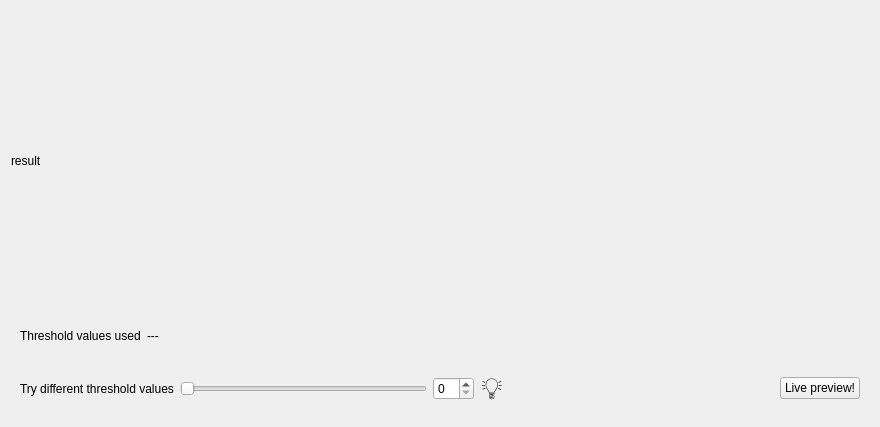
             <widget class="QWidget" name="canny_tab">
              <attribute name="title">
               <string>Canny Edge Detection</string>
              </attribute>
              <layout class="QVBoxLayout" name="verticalLayout_8">
               <item>
                <widget class="QLabel" name="canny_result">
                 <property name="minimumSize">
                  <size>
                   <width>0</width>
                   <height>300</height>
                  </size>
                 </property>
                 <property name="maximumSize">
                  <size>
                   <width>16777215</width>
                   <height>16777215</height>
                  </size>
                 </property>
                 <property name="text">
                  <string>result</string>
                 </property>
                </widget>
               </item>
               <item>
                <widget class="QWidget" name="canny_sec2" native="true">
                 <property name="maximumSize">
                  <size>
                   <width>16777215</width>
                   <height>70</height>
                  </size>
                 </property>
                 <layout class="QHBoxLayout" name="horizontalLayout_5">
                  <item>
                   <widget class="QLabel" name="label_12">
                    <property name="text">
                     <string>Threshold values used</string>
                    </property>
                   </widget>
                  </item>
                  <item>
                   <widget class="QLabel" name="canny_threshould">
                    <property name="text">
                     <string>---</string>
                    </property>
                   </widget>
                  </item>
                  <item>
                   <spacer name="horizontalSpacer_6">
                    <property name="orientation">
                     <enum>Qt::Horizontal</enum>
                    </property>
                    <property name="sizeHint" stdset="0">
                     <size>
                      <width>701</width>
                      <height>20</height>
                     </size>
                    </property>
                   </spacer>
                  </item>
                 </layout>
                </widget>
               </item>
               <item>
                <widget class="QWidget" name="canny_sec3" native="true">
                 <property name="maximumSize">
                  <size>
                   <width>16777215</width>
                   <height>90</height>
                  </size>
                 </property>
                 <layout class="QHBoxLayout" name="horizontalLayout_6">
                  <item>
                   <widget class="QLabel" name="label_14">
                    <property name="text">
                     <string>Try different threshold values</string>
                    </property>
                   </widget>
                  </item>
                  <item>
                   <widget class="QSlider" name="threshold_slider">
                    <property name="cursor">
                     <cursorShape>PointingHandCursor</cursorShape>
                    </property>
                    <property name="maximum">
                     <number>85</number>
                    </property>
                    <property name="orientation">
                     <enum>Qt::Horizontal</enum>
                    </property>
                   </widget>
                  </item>
                  <item>
                   <widget class="QSpinBox" name="threshold_value">
                    <property name="maximum">
                     <number>85</number>
                    </property>
                   </widget>
                  </item>
                  <item>
                   <widget class="QPushButton" name="canny_note">
                    <property name="styleSheet">
                     <string notr="true">background-color : #fff; padding: 0px; font-size : 30px;</string>
                    </property>
                    <property name="text">
                     <string>💡</string>
                    </property>
                    <property name="flat">
                     <bool>true</bool>
                    </property>
                   </widget>
                  </item>
                  <item>
                   <spacer name="horizontalSpacer_7">
                    <property name="orientation">
                     <enum>Qt::Horizontal</enum>
                    </property>
                    <property name="sizeHint" stdset="0">
                     <size>
                      <width>271</width>
                      <height>20</height>
                     </size>
                    </property>
                   </spacer>
                  </item>
                  <item>
                   <widget class="QPushButton" name="live_canny">
                    <property name="cursor">
                     <cursorShape>PointingHandCursor</cursorShape>
                    </property>
                    <property name="text">
                     <string>Live preview!</string>
                    </property>
                   </widget>
                  </item>
                 </layout>
                </widget>
               </item>
              </layout>
             </widget>
